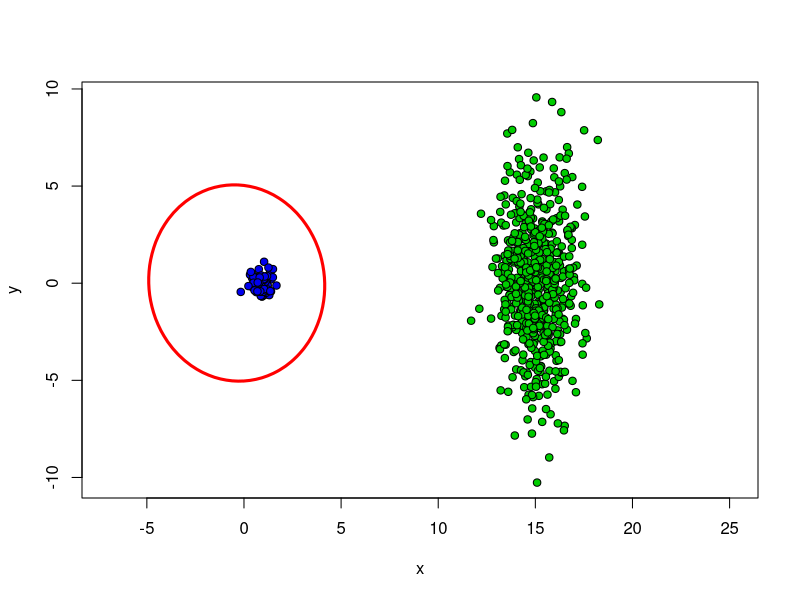

This chart was generated by the following R code:
library(MASS)

estimateMu <- function(objects)
{
  rows <- dim(objects)[1]
  cols <- dim(objects)[2]
  
  mu <- matrix(NA, 1, cols)
  for (col in 1:cols)
  {
    mu[1, col] = mean(objects[,col])
  }
  
  return(mu)
}

estimateCovarianceMatrix <- function(objects, mu)
{
  rows <- dim(objects)[1]
  cols <- dim(objects)[2]
  sigma <- matrix(0, cols, cols)
  
  for (i in 1:rows)
  {
    sigma <- sigma + (t(objects[i,] - mu) %*% (objects[i,] - mu)) / (rows - 1)
  }
  
  return (sigma)
}
getPlugInDiskriminantCoeffs <- function(mu1, sigma1, mu2,sigma2)
{
  invSigma1 <- solve(sigma1)
  26
  invSigma2 <- solve(sigma2)
  
  f <- log(abs(det(sigma1))) - log(abs(det(sigma2))) +
    mu1 %*% invSigma1 %*% t(mu1) - mu2 %*% invSigma2 %*%
    t(mu2);
  
  alpha <- invSigma1 - invSigma2
  a <- alpha[1, 1]
  b <- 2 * alpha[1, 2]
  c <- alpha[2, 2]
  
  beta <- invSigma1 %*% t(mu1) - invSigma2 %*% t(mu2)
  d <- -2 * beta[1, 1]
  e <- -2 * beta[2, 1]
  return (c("x^2" = a, "xy" = b, "y^2" = c, "x" = d, "y" = e, "1" = f))
}

ObjectsCount <- 600

Sigma1 <- matrix(c(0.1, 0, 0, 0.1), 2, 2)
Sigma2 <- matrix(c(1, 0, 0, 9), 2, 2)
Mu1 <- c(1, 0)
Mu2 <- c(15, 0)
xy1 <- mvrnorm(n=100, Mu1, Sigma1)
xy2 <- mvrnorm(n=ObjectsCount, Mu2, Sigma2)

xl <- rbind(cbind(xy1, 1), cbind(xy2, 2))

colors <- c("blue2", "green3")
plot(xl[,1], xl[,2], pch = 21, bg = colors[xl[,3]], asp = 1, xlab = "x", ylab = "y")

objectsOfFirstClass <- xl[xl[,3] == 1, 1:2]
objectsOfSecondClass <- xl[xl[,3] == 2, 1:2]

mu1 <- estimateMu(objectsOfFirstClass)
mu2 <- estimateMu(objectsOfSecondClass)
sigma1 <- estimateCovarianceMatrix(objectsOfFirstClass, mu1)
sigma2 <- estimateCovarianceMatrix(objectsOfSecondClass, mu2)
coeffs <- getPlugInDiskriminantCoeffs(mu1, sigma1, mu2, sigma2)


x <- y <- seq(-10, 20, len=100)
z <- outer(x, y, function(x, y) coeffs["x^2"]*x^2 +
             coeffs["xy"]*x*y
           + coeffs["y^2"]*y^2 + coeffs["x"]*x
           + coeffs["y"]*y + coeffs["1"])
contour(x, y, z, levels=0, drawlabels=FALSE, lwd = 3, col = "red", add = TRUE)